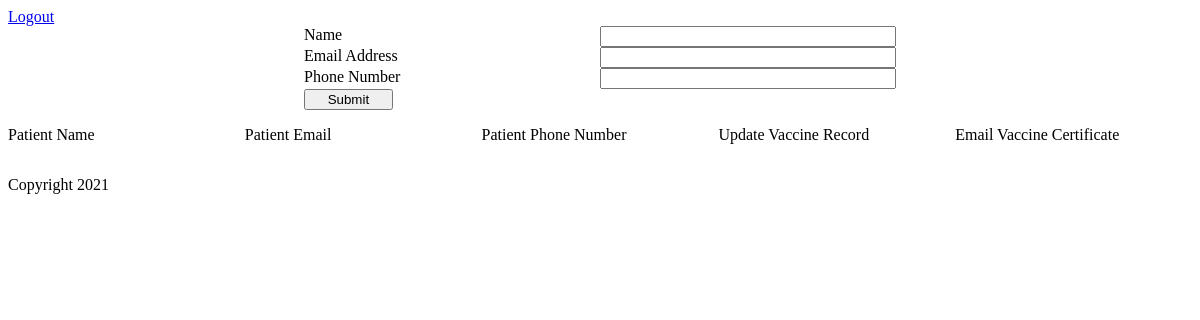
The app's page /patients (signed in), older data.
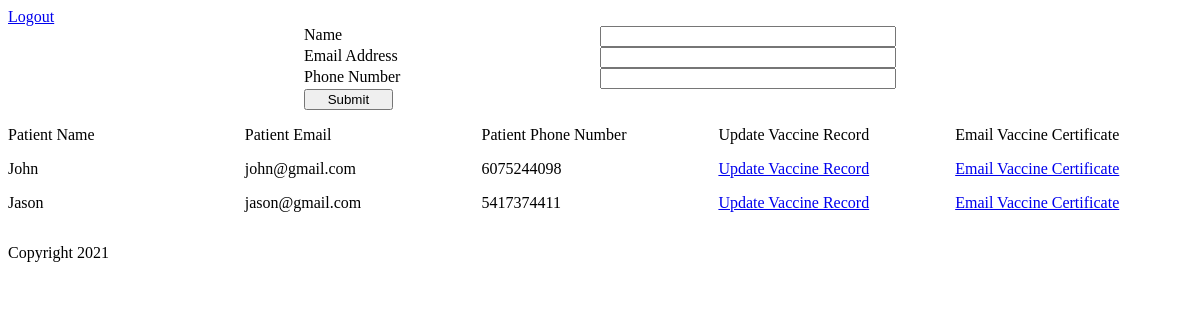
The same page, newer data.
### app/models.py (models this page shows)
class Patient(db.Model):
    id= db.Column(db.Integer, primary_key=True)
    name = db.Column(db.String(120), nullable=False)
    email = db.Column(db.String(120), index=True, unique=True, nullable=False)
    phone_number = db.Column(db.String(12), unique=True, nullable=False)
    doctor_id = db.Column(db.Integer, db.ForeignKey('doctor.id'))
    vaccine_doses = db.relationship('Vaccine_Dose', backref='patient')

### app/views.py (the view)
@app.route('/patients', methods=['POST', 'GET'])
def patients():
    doctor = None
    if session['doctor']:
        doctor = session['doctor']
        patients = Patient.query.filter_by(doctor_id=doctor)
        return render_template('patients.html', patients=patients)
    return render_template('patients.html')

### app/templates/patients.html (shortened to what this page needs)
{% extends "base.html" %}
{% block head %}
  {{ super() }}
  <link rel="stylesheet" href="{{ url_for('static', filename='css/patient.css') }}">
{% endblock %}
{% block content %}
    <a href="{{ url_for('logout_doctor') }}">Logout</a>
    <form name="patient-registration-form" action="{{ url_for('register_patient') }}" method='post'>
      <label>Name</label>
      <input name="name" type="text" required>
      <label>Email Address</label>
      <input name ="email-address" type="email" required>
      <label>Phone Number</label>
      <input name ="phone-number" type="text" required>
      <input type="submit" />
    </div>
    <div id="patient-list">
      <p>Patient Name</p><p>Patient Email</p><p>Patient Phone Number</p><p>Update Vaccine Record</p><p>Email Vaccine Certificate</p>
      {% for patient in patients %}
        <p>{{patient.name}}</p><p>{{patient.email}}</p><p>{{patient.phone_number}}</p><a href="{{ url_for('vaccine_record', patient_id=patient.id) }}">Update Vaccine Record</a><a href="{{ url_for('send_certificate', patient_id=patient.id) }}">Email Vaccine Certificate</a>
      {% endfor %}
  </div>
{% endblock %}

### app/templates/base.html (shortened to what this page needs)
<html>
    <head>
    {% block head %}
    <link rel="stylesheet" href="{{ url_for('static', filename='css/style.css') }}">
    {% endblock %}
    </head>
    <body>
        <div id="content">{% block content %}{% endblock %}</div>
        <div id="footer">
          {% block footer %}
          <p>Copyright 2021</p>
          {% endblock %}
        </div>
    </body>
</html>

### app/static/css/style.css (style rules this page uses)
form { display: grid; grid-template-rows: repeat(4, 1fr); grid-template-columns: 1fr 1fr 1fr 1fr; }
form > label { grid-column: 2; }
form > input { grid-column: 3; }
form > input[type=submit] { grid-column: 2; width: 30% }

### app/static/css/patient.css (style rules this page uses)
#patient-list { display: grid; grid-template-columns: 1fr 1fr 1fr 1fr 1fr; }
#patient-list > p { margin-top: 0; }

Row changes from the older to the newer data that the page shows:
added Patient: name "John", email "john@gmail.com", phone_number "6075244098"
added Patient: name "Jason", email "jason@gmail.com", phone_number "5417374411"
